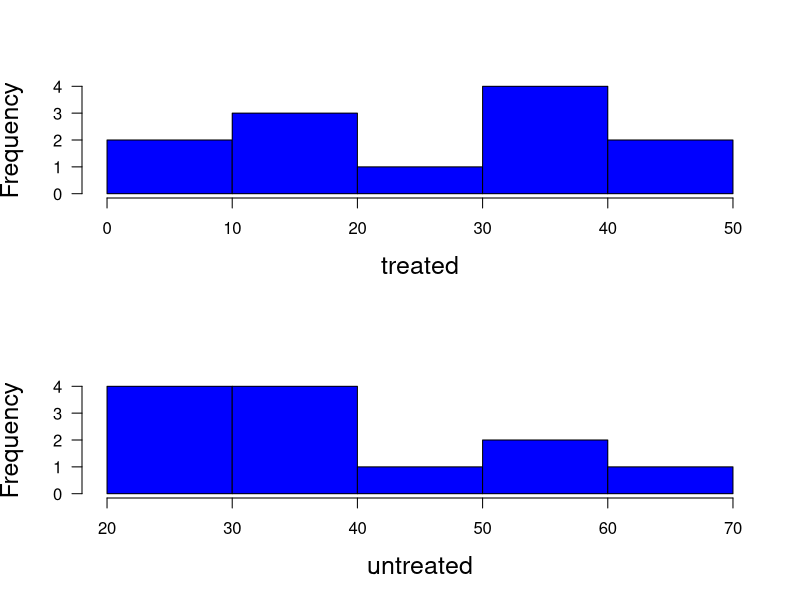

Here is the R script that generated this plot:
print('file: Solution-2-sample-EqualMeans.R')
# Equal means: various 2-sample tests; data: Ott & Longnecker (2001, p. 272-274)
yd = c(18,43,28,50,16,32,13,35,38,33,6,7)
yu = c(40,54,26,63,21,37,39,23,48,58,28,39)
alpha = 0.05; print(c(alpha,'alpha'))
# ---------------------------------------------------------------------
pwilcox = wilcox.test(yd,yu)$p.value; print(c(round(pwilcox,4),'pwilcox'))
if(pwilcox < alpha) print(c('p < alpha = ',alpha,': reject H0'))
if(pwilcox >= alpha) print(c('p >= alpha = ',alpha,': do not reject H0'))
# ---------------------------------------------------------------------
pttest = t.test(yd,yu)$p.value; print(c(round(pttest,4),'pttest'))
if(pttest < alpha) print(c('pttest < alpha = ',alpha,': reject H0'))
if(pttest >= alpha) print(c('pttest >= alpha = ',alpha,': do not reject H0'))
# ---------------------------------------------------------------------
pttestv = t.test(yd,yu,var.equal=T)$p.value; print(c(round(pttestv,4),'pttestv (equal var)'))
if(pttestv < alpha) print(c('pttestv < alpha = ',alpha,': reject H0'))
if(pttestv >= alpha) print(c('pttestv >= alpha = ',alpha,': do not reject H0'))
# ---------------------------------------------------------------------
# Bayesian t-test:
library(BayesFactor)
outBF = ttestBF(yd,yu,rscale=1)
BF = extractBF(outBF,onlybf = TRUE); print(c(round(BF,4),'BF'))
if(BF > 10)                    print('strong evidence against H0/strong evidence for H1')
if((BF >= 3.16) && (BF <= 10)) print('substantial evidence against H0/substantial evidence for H1')
if((BF > 1) && (BF < 3.16))    print('slight evidence against H0/slight evidence for H1')
if((BF >= 0.316) && (BF <= 1)) print('slight evidence against H1/slight evidence for H0')
if((BF > 0.1) && (BF < 0.316)) print('substantial evidence against H1/substantial evidence for H0')
if(BF <= 0.1)                  print('strong evidence against H1/strong evidence for H0')
# ---------------------------------------------------------------------
sflag = 3
if (sflag == 3) {
  # png('WormsHist180325.png',width=16,height=12,units='cm',res=300)
  par(mfrow=c(2,1))
  hist(yd,col='blue',las=1,main='',xlab='treated',cex.lab=1.5)
  hist(yu,col='blue',las=1,main='',xlab='untreated',cex.lab=1.5)
  # dev.off()
}
